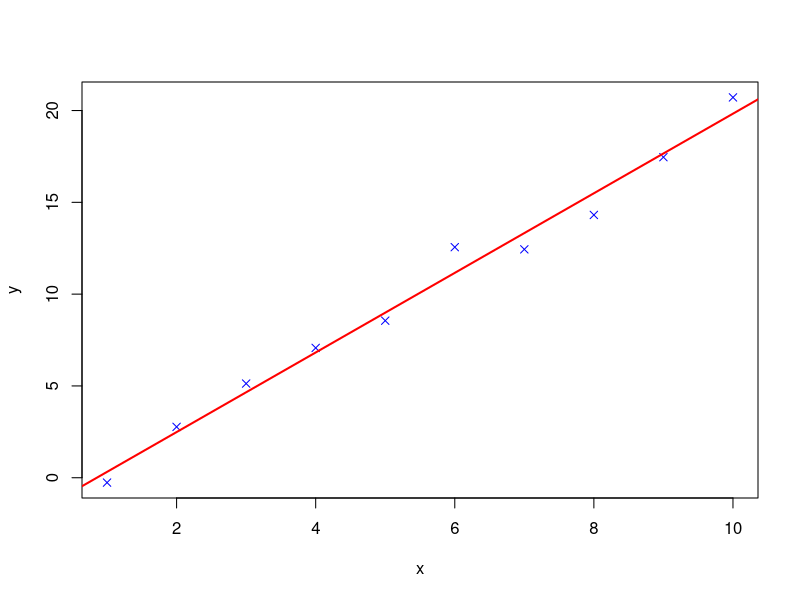
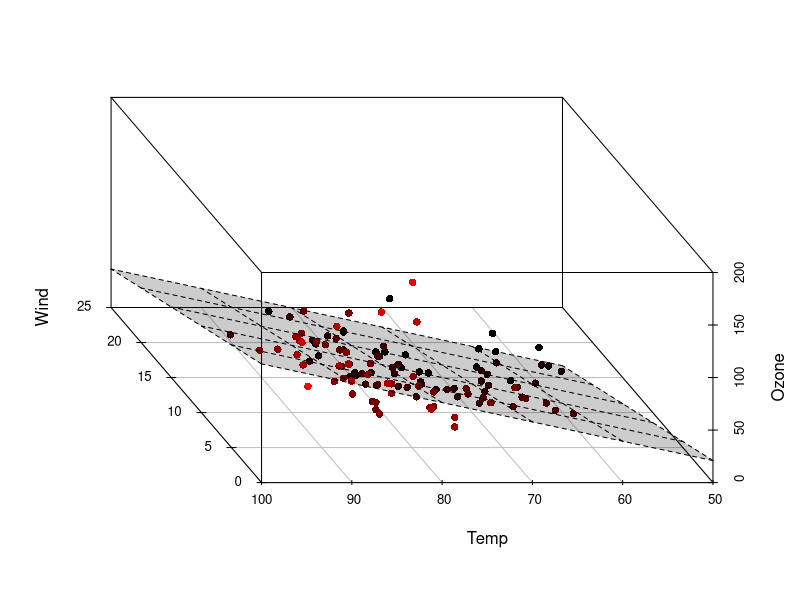

Write R code to recreate these figures, in order.
# 人工データに対する単回帰分析の例
# モデル: y = 2x - 1
set.seed(123) # 乱数の初期値の固定
x <- c(7,2,6,4,3,10,9,1,8,5) # 説明変数の観測データ
epsilon <- rnorm(length(x)) # 誤差項
y <- -1 + 2 * x + epsilon # 目的変数の観測データ
(out <- lm(y ~ x)) # 回帰分析の推定
(b <- coef(out)) # 推定された回帰係数の出力
## 最小二乗推定量の計算公式との確認
X <- cbind(rep(1, length(x)), x) # デザイン行列
G <- crossprod(X) # Gram 行列(t(X) %*% X と同じ)
solve(G) %*% crossprod(X, y)

## 当てはめ値と残差が直交することの確認
(yhat <- fitted(out)) # 当てはめ値
(epshat <- resid(out)) # 残差
yhat %*% epshat

## 回帰直線が標本平均を通ることの確認
c(1, mean(x)) %*% b
mean(y)

## 散布図と回帰直線の描画
plot(x, y, pch = 4, col = "blue") # 散布図
abline(b, col = "red", lwd = 2) # 直線 y = b[1] + b[2] * x の描画

# R の組み込みデータセット airquality による重回帰分析の例
# Ozone を目的変数 Wind, Temp を説明変数とする
model <- Ozone ~ Wind + Temp # モデルの定義, formula クラスが返る
# class(model)
(est <- lm(model, data = airquality)) # 回帰分析の推定

# 他の書き方
# my.data <- na.omit(subset(airquality, select = c(Ozone, Wind, Temp)))
# (est <- lm(formula = Ozone ~ Wind + Temp, data = my.data))
(b <- coef(est)) # 推定された回帰係数の出力
## 最小二乗推定量の計算公式との一致を確認
dat <- model.frame(model, data = airquality) # model に必要な変数の抽出
# または Xdat <- subset(airquality, select = c(Ozone, Wind, Temp))
dat <- na.omit(dat) # 欠測の削除
X <- model.matrix(model, data = dat) # デザイン行列
# または X <- cbind(rep(1, nrow(dat)),dat$Wind, dat$Temp)
G <- crossprod(X) # Gram 行列(t(X) %*% X と同じ)
solve(G) %*% crossprod(X, dat$Ozone)

## 当てはめ値と残差が直交することの確認
yhat <- fitted(est) # 当てはめ値
epshat <- resid(est) # 残差
yhat %*% epshat

## 回帰式が標本平均を通ることの確認
colMeans(X) %*% b
# ここで, X は切片項を含むことに注意. head(X)
mean(dat$Ozone)

## 散布図と回帰式の定める平面の描画
library(scatterplot3d) # パッケージのダウンロード
obj <- scatterplot3d(dat[ , c("Wind", "Temp", "Ozone")],
                     pch = 16, angle = -60,
                     highlight.3d = TRUE)
# いろいろ試す
# obj <- scatterplot3d([ , c("Wind", "Temp", "Ozone")],
#                       pch = 16, angle = 120, type = "h", highlight.3d = T)
obj$plane3d(b, draw_polygon = TRUE) # 回帰式の定める平面の追加
